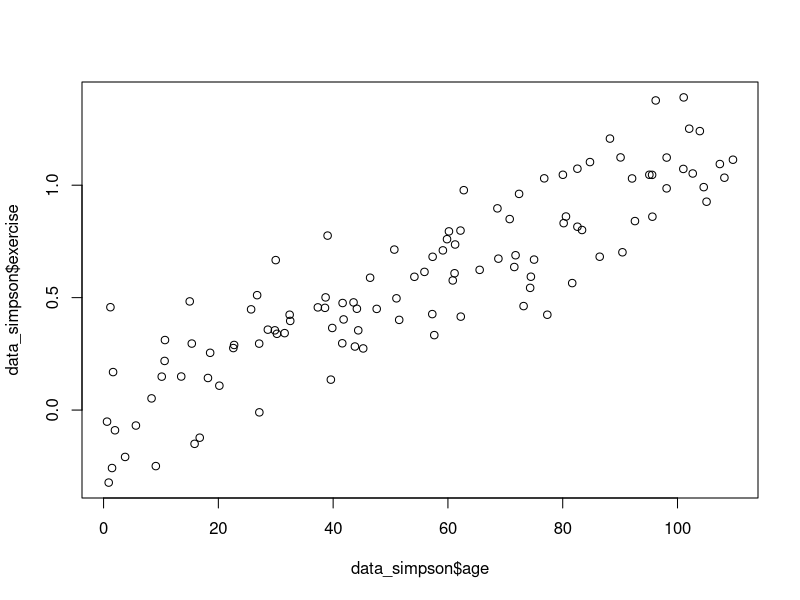
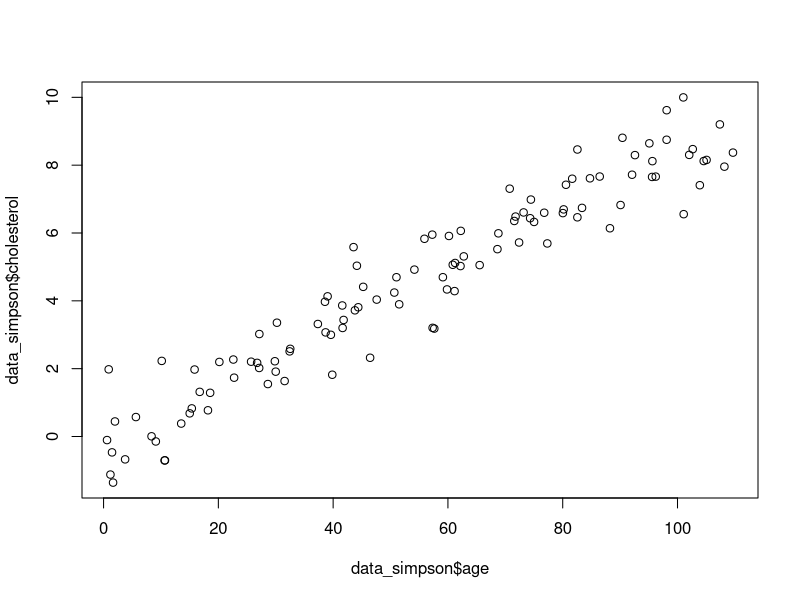
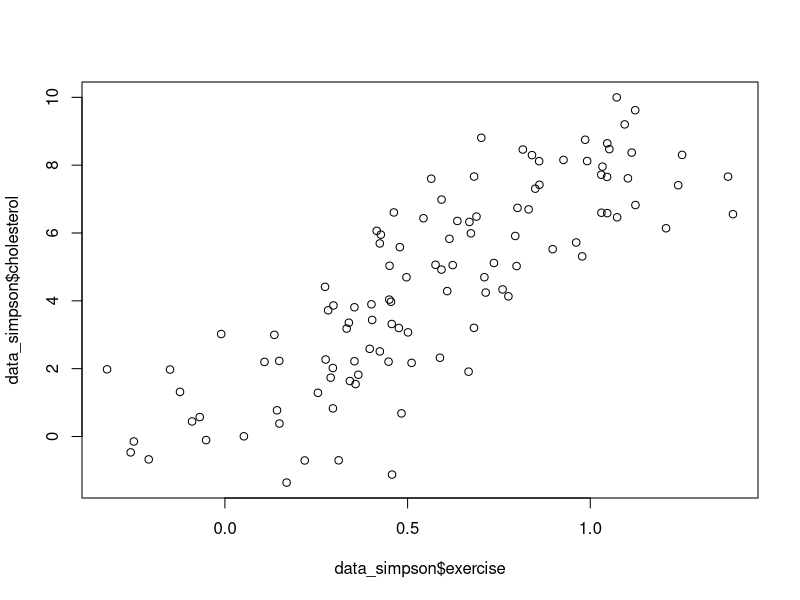

These charts were generated, in order, by the following R code:
# Simpson's paradox

# Generate data
datalist = list()

for (i in seq(0, 100, 10)) {
  age = runif(10, i, i + 10)
  exercise = (runif(10) + .1 * age) / 10 + .1 * rnorm(10, 0, 2)
  cholesterol = (i / 10) - exercise + .4 * rnorm(10, 0, 2)
  df = data.frame(age, exercise, cholesterol)
  datalist[[(i / 10) + 1]] = df
}

# Combine all data
data_simpson = do.call(rbind, datalist)

# Plot
plot(data_simpson$age, data_simpson$exercise)
plot(data_simpson$age, data_simpson$cholesterol)
plot(data_simpson$exercise, data_simpson$cholesterol)

# Model
model_1 = lm(cholesterol ~ exercise, data=data_simpson)
model_2 = lm(cholesterol ~ exercise + age, data=data_simpson)

# Check
summary(model_1)
summary(model_2)


